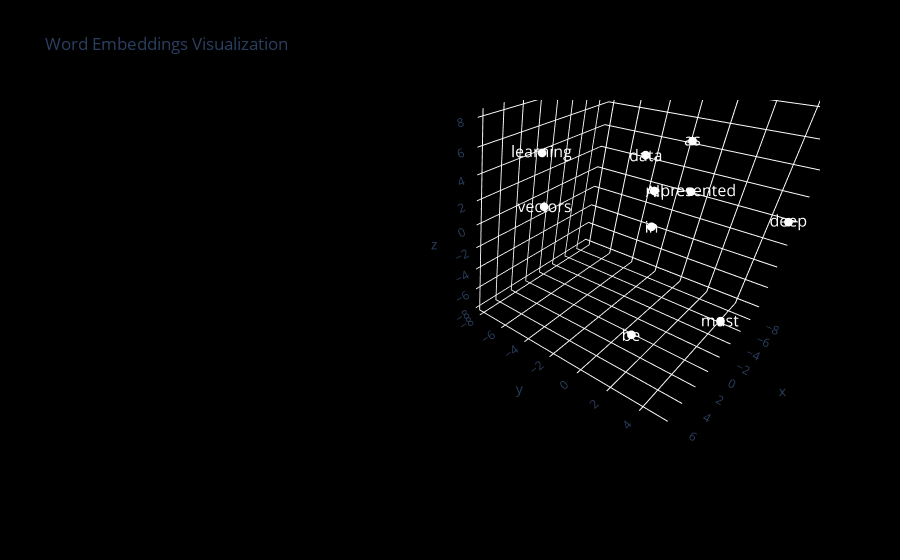

Notebook cell for this chart:
### Code cell
import plotly.graph_objects as go

# Define words and their positions
words = ['All', 'data', 'in', 'deep', 'learning', 'must', 'be', 'represented', 'as', 'vectors']
# These positions are arbitrary for demonstration purposes
positions = {
    'All': (1, 0, 4),
    'data': (6, 1, 8),
    'in': (0, 0, 1),
    'deep': (-9, 5, 0),
    'learning': (0, -8, 4),
    'must': (0, 5, -4),
    'be': (0.7, 0.7, -8),
    'represented': (-8, -0.7, 0.7),
    'as': (-0.7, 0.7, 7),
    'vectors': (0.7, -7, 0)
}

# Create the 3D scatter plot
fig = go.Figure(data=[go.Scatter3d(
    x=[pos[0] for pos in positions.values()],
    y=[pos[1] for pos in positions.values()],
    z=[pos[2] for pos in positions.values()],
    mode='text+markers',
    text=words,
    textposition="middle center",
    textfont=dict(size=16, color="white"),
    marker=dict(size=0, color="white"),
    hoverinfo='none'
)])

# Update the layout to have a black background and remove gridlines
fig.update_layout(
    title="Word Embeddings Visualization",
    paper_bgcolor='',
    plot_bgcolor='white',
    scene=dict(
        xaxis=dict(showbackground= False, showgrid= True, zeroline=True, visible=True),
        yaxis=dict(showbackground= False, showgrid= True, zeroline=True, visible=True),
        zaxis=dict(showbackground=False, showgrid= True, zeroline=True, visible=True),
    ),
    scene_aspectmode='cube',
)

# Show the plot
fig.show()

### Figure 1 — Plotly figure (JSON) as saved in the notebook; plotly's stock layout.template omitted (floating-point values rounded to 4 significant figures)
{"data": [{"hoverinfo": "none", "marker": {"color": "white", "size": 0}, "mode": "text+markers", "text": ["All", "data", "in", "deep", "learning", "must", "be", "represented", "as", "vectors"], "textfont": {"color": "white", "size": 16}, "textposition": "middle center", "type": "scatter3d", "x": [1, 6, 0, -9, 0, 0, 0.7, -8, -0.7, 0.7], "y": [0, 1, 0, 5, -8, 5, 0.7, -0.7, 0.7, -7], "z": [4, 8, 1, 0, 4, -4, -8, 0.7, 7, 0]}], "layout": {"autosize": true, "dragmode": "zoom", "paper_bgcolor": "black", "plot_bgcolor": "white", "scene": {"aspectmode": "cube", "aspectratio": {"x": 1, "y": 1, "z": 1}, "camera": {"center": {"x": 0.7056, "y": -0.4666, "z": -0.239}, "eye": {"x": 1.852, "y": 0.7822, "z": 0.9582}, "projection": {"type": "perspective"}, "up": {"x": -0.4115, "y": -0.405, "z": 0.8165}}, "dragmode": "orbit", "xaxis": {"showbackground": false, "showgrid": true, "type": "linear", "visible": true, "zeroline": true}, "yaxis": {"showbackground": false, "showgrid": true, "type": "linear", "visible": true, "zeroline": true}, "zaxis": {"showbackground": false, "showgrid": true, "type": "linear", "visible": true, "zeroline": true}}, "title": {"text": "Word Embeddings Visualization"}}}
